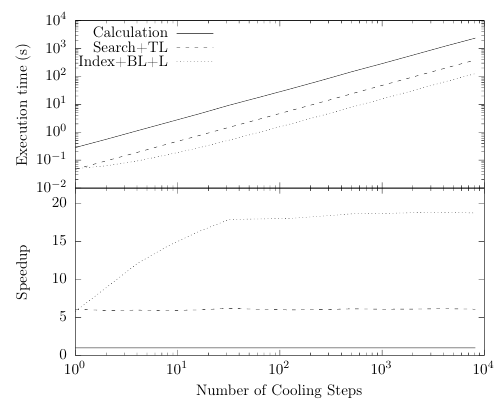

Write the gnuplot code that produced this figure.
set terminal cairolatex standalone mono size 5in,4in
set output "lambda-dust-speedup.tex"
set datafile separator ','

set key top left
set xrange [1:10000]
set logscale x

# Slightly jank manual editing of margins so plot looks nice
set multiplot layout 2,1 margins 0.15,0.97,0.11,0.95 spacing 0,0

# Plot first plot, which shows exection time in seconds

# Blank x axis, as shared with second plot
set format x ""
set xlabel ""

# Manage y axis
set ylabel "Execution time (s)"
set logscale y
set format y '$10^{%L}$'

plot "comparison.csv" using 1:3 t "Calculation" w l , \
   "" using 1:4 t "Search+TL" w l , \
   "" using 1:5 t "Index+BL+L" w l
   
# Plot second plot, which shows the speedup, ts/t

# Remove key, as at top and common
unset key

# Manage x axis at bottom, shared with first plot
set format x '$10^{%L}$'
set xlabel 'Number of Cooling Steps'

# Manage y axis
unset logscale y
set yrange [0:22]
set ytics 5
set format y '  %.0f'
set ylabel 'Speedup'
   
plot "comparison.csv" using 1:(($3/$3)) w l ,\
   "" using 1:(($3/$4)) w l , \
   "" using 1:($3/$5) w l

